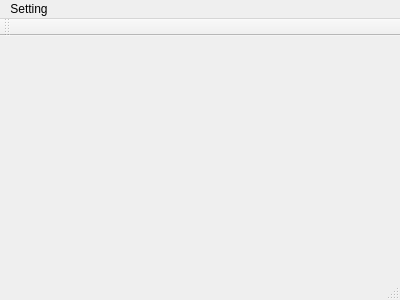
<?xml version="1.0" encoding="UTF-8"?>
<ui version="4.0">
 <class>HomePage</class>
 <widget class="QMainWindow" name="HomePage">
  <property name="geometry">
   <rect>
    <x>0</x>
    <y>0</y>
    <width>400</width>
    <height>300</height>
   </rect>
  </property>
  <property name="windowTitle">
   <string>HomePage</string>
  </property>
  <widget class="QWidget" name="centralWidget"/>
  <widget class="QToolBar" name="mainToolBar">
   <attribute name="toolBarArea">
    <enum>TopToolBarArea</enum>
   </attribute>
   <attribute name="toolBarBreak">
    <bool>false</bool>
   </attribute>
  </widget>
  <widget class="QStatusBar" name="statusBar"/>
  <widget class="QMenuBar" name="menuBar">
   <property name="geometry">
    <rect>
     <x>0</x>
     <y>0</y>
     <width>400</width>
     <height>26</height>
    </rect>
   </property>
   <widget class="QMenu" name="menuEllo">
    <property name="title">
     <string>Setting</string>
    </property>
    <addaction name="actionHEllo"/>
   </widget>
   <addaction name="menuEllo"/>
  </widget>
  <action name="actionHEllo">
   <property name="text">
    <string>HEllo</string>
   </property>
  </action>
 </widget>
 <layoutdefault spacing="6" margin="11"/>
 <resources/>
 <connections/>
</ui>
